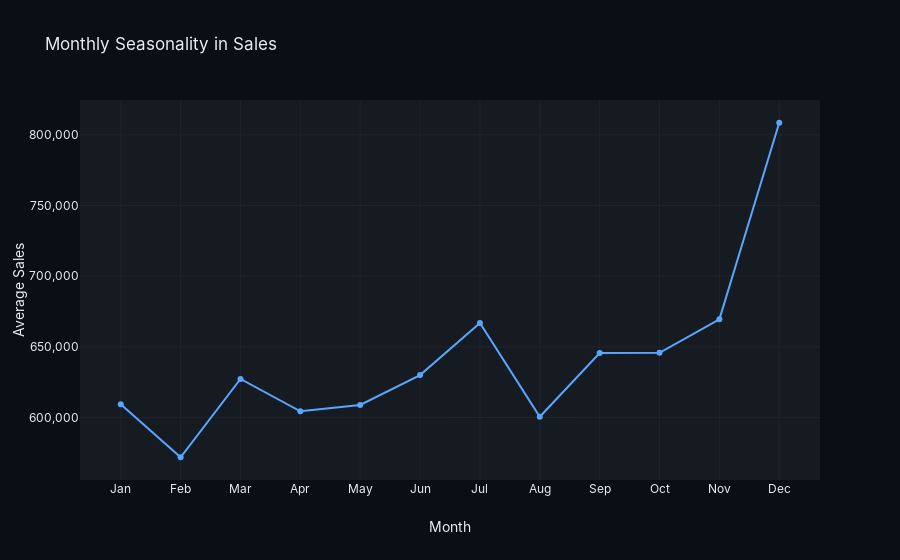

Here is the notebook cell this chart was saved with:
### Code cell
daily_sales = df_train.groupby("date")["unit_sales"].sum().reset_index()
daily_sales["rolling_avg"] = daily_sales["unit_sales"].rolling(window=30).mean()
daily_sales["month"] = daily_sales["date"].dt.month

# Aggregate sales by month
monthly_sales = daily_sales.groupby("month")["unit_sales"].mean().reset_index()

fig = px.line(
    monthly_sales,
    x="month",
    y="unit_sales",
    markers=True,
    title="Monthly Seasonality in Sales",
)

fig.update_layout(
    xaxis_title="Month",
    yaxis_title="Average Sales",
    xaxis={
        "tickmode": "array",
        "tickvals": list(range(1, 13)),
        "ticktext": [
            "Jan",
            "Feb",
            "Mar",
            "Apr",
            "May",
            "Jun",
            "Jul",
            "Aug",
            "Sep",
            "Oct",
            "Nov",
            "Dec",
        ],
    },
)


fig.update_yaxes(
    tickformat=",.0f",
    exponentformat="none",
    showexponent="none",
)

fig.show()

### Figure 1 — Plotly figure (JSON) as saved in the notebook; plotly's stock layout.template omitted (floating-point values rounded to 4 significant figures)
{"data": [{"hovertemplate": "month=%{x}<br>unit_sales=%{y}<extra></extra>", "legendgroup": "", "line": {"color": "#58A6FF", "dash": "solid"}, "marker": {"symbol": "circle"}, "mode": "lines+markers", "name": "", "orientation": "v", "showlegend": false, "type": "scatter", "x": [1, 2, 3, 4, 5, 6, 7, 8, 9, 10, 11, 12], "xaxis": "x", "y": [609300.0, 571900.0, 627300.0, 604400.0, 608900.0, 630000.0, 666900.0, 600500.0, 645600.0, 645800.0, 669500.0, 808500.0], "yaxis": "y"}], "layout": {"legend": {"tracegroupgap": 0}, "title": {"text": "Monthly Seasonality in Sales"}, "xaxis": {"anchor": "y", "domain": [0, 1], "tickmode": "array", "ticktext": ["Jan", "Feb", "Mar", "Apr", "May", "Jun", "Jul", "Aug", "Sep", "Oct", "Nov", "Dec"], "tickvals": [1, 2, 3, 4, 5, 6, 7, 8, 9, 10, 11, 12], "title": {"text": "Month"}}, "yaxis": {"anchor": "x", "domain": [0, 1], "exponentformat": "none", "showexponent": "none", "tickformat": ",.0f", "title": {"text": "Average Sales"}}}}
